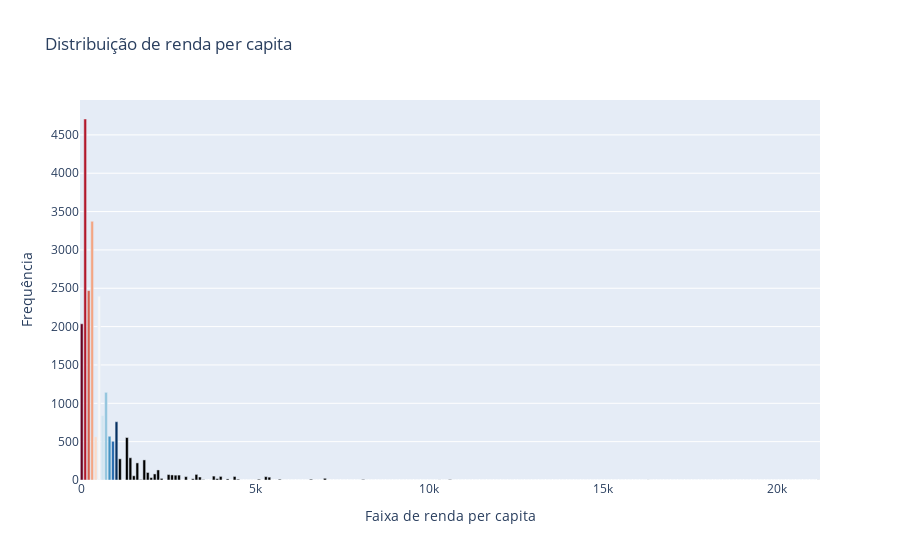

Notebook code cell kept with this figure:
### Code cell
# grafico da renda per capita
income = filtered_aggregated_df['MICRODADOS_RENDA_PER_CAPITA']

# removendo valores infinitos
income = income.replace([float('inf'), float('-inf')], np.nan).dropna()

# definindo e agrupando as faixas de renda
faixas = np.arange(0, income.max() + 100, 100)
income_groups, _ = np.histogram(income, bins=faixas)

fig = go.Figure(data=[go.Bar(x=faixas[:-1], y=income_groups, marker_color=px.colors.sequential.RdBu)])

fig.update_layout(
    title='Distribuição de renda per capita',
    xaxis_title='Faixa de renda per capita',
    yaxis_title='Frequência'
)

fig.show()

### Figure 1 — Plotly figure (JSON) as saved in the notebook; plotly's stock layout.template omitted (floating-point values rounded to 4 significant figures; data arrays with more than 128 entries replaced by an {"elided": "..."} marker saying what was removed)
{"data": [{"marker": {"color": ["rgb(103,0,31)", "rgb(178,24,43)", "rgb(214,96,77)", "rgb(244,165,130)", "rgb(253,219,199)", "rgb(247,247,247)", "rgb(209,229,240)", "rgb(146,197,222)", "rgb(67,147,195)", "rgb(33,102,172)", "rgb(5,48,97)"]}, "type": "bar", "x": {"elided": "213 int values"}, "y": {"elided": "213 int values"}}], "layout": {"title": {"text": "Distribuição de renda per capita"}, "xaxis": {"title": {"text": "Faixa de renda per capita"}}, "yaxis": {"title": {"text": "Frequência"}}}}
